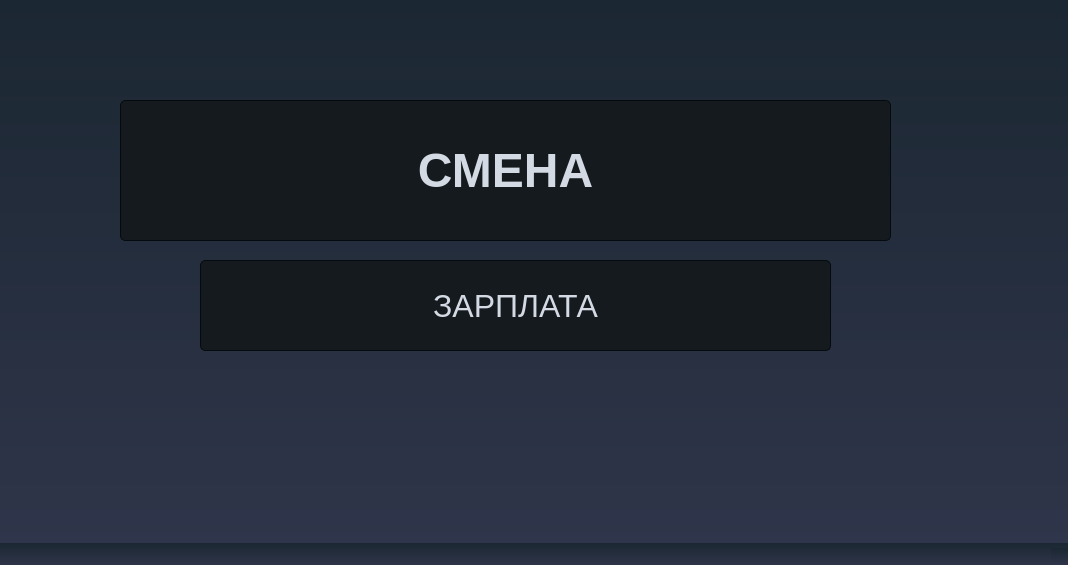
<?xml version="1.0" encoding="UTF-8"?>
<ui version="4.0">
 <class>WorkWindow</class>
 <widget class="QMainWindow" name="WorkWindow">
  <property name="geometry">
   <rect>
    <x>0</x>
    <y>0</y>
    <width>1068</width>
    <height>565</height>
   </rect>
  </property>
  <property name="windowTitle">
   <string>MainWindow</string>
  </property>
  <property name="styleSheet">
   <string notr="true">
/*-----QWidget-----*/
QWidget
{
	background-color: qlineargradient(spread:repeat, x1:1, y1:0, x2:1, y2:1, stop:0 rgba(27, 39, 50, 255),stop:1 rgba(47, 53, 74, 255));
	color: #000000;

}


/*-----QLabel-----*/
QLabel
{
	background-color: transparent;
	color: #c2c7d5;
	font-size: 78px;

}


/*-----QPushButton-----*/
QToolButton {
	border-style: solid;
	border-top-color: qlineargradient(spread:pad, x1:0.5, y1:1, x2:0.5, y2:0, stop:0 rgb(215, 215, 215), stop:1 rgb(222, 222, 222));
	border-right-color: qlineargradient(spread:pad, x1:0, y1:0.5, x2:1, y2:0.5, stop:0 rgb(217, 217, 217), stop:1 rgb(227, 227, 227));
	border-left-color: qlineargradient(spread:pad, x1:0, y1:0.5, x2:1, y2:0.5, stop:0 rgb(227, 227, 227), stop:1 rgb(217, 217, 217));
	border-bottom-color: qlineargradient(spread:pad, x1:0.5, y1:1, x2:0.5, y2:0, stop:0 rgb(215, 215, 215), stop:1 rgb(222, 222, 222));
	border-width: 1px;
	border-radius: 5px;
	color: #d3dae3;
	padding: 2px;
	background-color: rgb(255,255,255);
}
QToolButton:hover{
	border-style: solid;
	border-top-color: qlineargradient(spread:pad, x1:0.5, y1:1, x2:0.5, y2:0, stop:0 rgb(195, 195, 195), stop:1 rgb(222, 222, 222));
	border-right-color: qlineargradient(spread:pad, x1:0, y1:0.5, x2:1, y2:0.5, stop:0 rgb(197, 197, 197), stop:1 rgb(227, 227, 227));
	border-left-color: qlineargradient(spread:pad, x1:0, y1:0.5, x2:1, y2:0.5, stop:0 rgb(227, 227, 227), stop:1 rgb(197, 197, 197));
	border-bottom-color: qlineargradient(spread:pad, x1:0.5, y1:1, x2:0.5, y2:0, stop:0 rgb(195, 195, 195), stop:1 rgb(222, 222, 222));
	border-width: 1px;
	border-radius: 5px;
	color: rgb(0,0,0);
	padding: 2px;
	background-color: rgb(255,255,255);
}
QToolButton:pressed{
	border-style: solid;
	border-top-color: qlineargradient(spread:pad, x1:0.5, y1:1, x2:0.5, y2:0, stop:0 rgb(215, 215, 215), stop:1 rgb(222, 222, 222));
	border-right-color: qlineargradient(spread:pad, x1:0, y1:0.5, x2:1, y2:0.5, stop:0 rgb(217, 217, 217), stop:1 rgb(227, 227, 227));
	border-left-color: qlineargradient(spread:pad, x1:0, y1:0.5, x2:1, y2:0.5, stop:0 rgb(227, 227, 227), stop:1 rgb(217, 217, 217));
	border-bottom-color: qlineargradient(spread:pad, x1:0.5, y1:1, x2:0.5, y2:0, stop:0 rgb(215, 215, 215), stop:1 rgb(222, 222, 222));
	border-width: 1px;
	border-radius: 5px;
	color: rgb(0,0,0);
	padding: 2px;
	background-color: rgb(142,142,142);
}
QPushButton{
	border-style: solid;
	border-color: #050a0e;
	border-width: 1px;
	border-radius: 5px;
	color: #d3dae3;
	padding: 2px;
	background-color: #151a1e;
}
QPushButton::default{
	border-style: solid;
	border-color: #050a0e;
	border-width: 1px;
	border-radius: 5px;
	color: #FFFFFF;
	padding: 2px;
	background-color: #151a1e;;
}
QPushButton:hover{
	border-style: solid;
	border-color: #050a0e;
	border-width: 1px;
	border-radius: 5px;
	color: #d3dae3;
	padding: 2px;
	background-color: #1c1f1f;
}
QPushButton:pressed{
	border-style: solid;
	border-color: #050a0e;
	border-width: 1px;
	border-radius: 5px;
	color: #d3dae3;
	padding: 2px;
	background-color: #2c2f2f;
}
QPushButton:disabled{
	border-style: solid;
	border-top-color: qlineargradient(spread:pad, x1:0.5, y1:1, x2:0.5, y2:0, stop:0 rgb(215, 215, 215), stop:1 rgb(222, 222, 222));
	border-right-color: qlineargradient(spread:pad, x1:0, y1:0.5, x2:1, y2:0.5, stop:0 rgb(217, 217, 217), stop:1 rgb(227, 227, 227));
	border-left-color: qlineargradient(spread:pad, x1:0, y1:0.5, x2:1, y2:0.5, stop:0 rgb(227, 227, 227), stop:1 rgb(217, 217, 217));
	border-bottom-color: qlineargradient(spread:pad, x1:0.5, y1:1, x2:0.5, y2:0, stop:0 rgb(215, 215, 215), stop:1 rgb(222, 222, 222));
	border-width: 1px;
	border-radius: 5px;
	color: #808086;
	padding: 2px;
	background-color: rgb(142,142,142);
}


/*-----QCheckBox-----*/
QCheckBox
{
	background-color: transparent;
	color: #fff;
	font-size: 10px;
	font-weight: bold;
	border: none;
	border-radius: 5px;

}


/*-----QCheckBox-----*/
QCheckBox::indicator
{
    color: #b1b1b1;
    background-color: #323232;
    border: 1px solid darkgray;
    width: 12px;
    height: 12px;

}


QCheckBox::indicator:checked
{
    image:url(&quot;./ressources/check.png&quot;);
	background-color: qlineargradient(spread:pad, x1:0, y1:0.511, x2:1, y2:0.511, stop:0 rgba(0, 172, 149, 255),stop:0.995192 rgba(54, 197, 177, 255));;
    border: 1px solid #607cff;

}


QCheckBox::indicator:unchecked:hover
{
    border: 1px solid #08b099;

}


QCheckBox::disabled
{
	color: #656565;

}


QCheckBox::indicator:disabled
{
	background-color: #656565;
	color: #656565;
    border: 1px solid #656565;

}


/*-----QLineEdit-----*/
QLineEdit
{
	background-color: #c2c7d5;
	color: #000;
	font-weight: bold;
	border: none;
	border-radius: 2px;
	padding: 3px;

}


/*-----QListView-----*/
QListView
{
	background-color: qlineargradient(spread:pad, x1:1, y1:0, x2:1, y2:1, stop:0 rgba(50, 61, 80, 255),stop:1 rgba(44, 49, 69, 255));
	color: #fff;
	font-size: 12px;
	font-weight: bold;
	border: 1px solid #191919;
	show-decoration-selected: 0;

}


QListView::item
{
	color: #31cecb;
	background-color: #454e5e;
	border: none;
	padding: 5px;
	border-radius: 0px;
	padding-left : 10px;
	height: 42px;

}

QListView::item:selected
{
	color: #31cecb;
	background-color: #454e5e;

}


QListView::item:!selected
{
	color:white;
	background-color: transparent;
	border: none;
	padding-left : 10px;

}


QListView::item:!selected:hover
{
	color: #bbbcba;
	background-color: #454e5e;
	border: none;
	padding-left : 10px;

}


/*-----QTreeView-----*/
QTreeView 
{
	background-color: #232939;
	show-decoration-selected: 0;
	color: #c2c8d7;

}


QTreeView::item 
{
	border-top-color: transparent;
	border-bottom-color: transparent;

}


QTreeView::item:hover 
{
	background-color: #606060;
	color: #fff;

}


QTreeView::item:selected 
{
	background-color: #0ab19a;
	color: #fff;

}


QTreeView::item:selected:active
{
	background-color: #0ab19a;
	color: #fff;

}


QTreeView::branch:has-children:!has-siblings:closed,
QTreeView::branch:closed:has-children:has-siblings 
{
	image: url(://tree-closed.png);

}

QTreeView::branch:open:has-children:!has-siblings,
QTreeView::branch:open:has-children:has-siblings  
{
	image: url(://tree-open.png);

}


/*-----QTableView &amp; QTableWidget-----*/
QTableView
{
    background-color: #232939;
	border: 1px solid gray;
    color: #f0f0f0;
    gridline-color: #232939;
    outline : 0;

}


QTableView::disabled
{
    background-color: #242526;
    border: 1px solid #32414B;
    color: #656565;
    gridline-color: #656565;
    outline : 0;

}


QTableView::item:hover 
{
    background-color: #606060;
    color: #f0f0f0;

}


QTableView::item:selected 
{
	background-color: #0ab19a;
    color: #F0F0F0;

}


QTableView::item:selected:disabled
{
    background-color: #1a1b1c;
    border: 2px solid #525251;
    color: #656565;

}


QTableCornerButton::section
{
	background-color: #343a49;
    color: #fff;

}


QHeaderView::section
{
	color: #fff;
	border-top: 0px;
	border-bottom: 1px solid gray;
	border-right: 1px solid gray;
	background-color: #343a49;
    margin-top:1px;
	margin-bottom:1px;
	padding: 5px;

}


QHeaderView::section:disabled
{
    background-color: #525251;
    color: #656565;

}


QHeaderView::section:checked
{
    color: #fff;
    background-color: #0ab19a;

}


QHeaderView::section:checked:disabled
{
    color: #656565;
    background-color: #525251;

}


QHeaderView::section::vertical::first,
QHeaderView::section::vertical::only-one
{
    border-top: 1px solid #353635;

}


QHeaderView::section::vertical
{
    border-top: 1px solid #353635;

}


QHeaderView::section::horizontal::first,
QHeaderView::section::horizontal::only-one
{
    border-left: 1px solid #353635;

}


QHeaderView::section::horizontal
{
    border-left: 1px solid #353635;

}


/*-----QScrollBar-----*/
QScrollBar:horizontal 
{
    background-color: transparent;
    height: 8px;
    margin: 0px;
    padding: 0px;

}


QScrollBar::handle:horizontal 
{
    border: none;
	min-width: 100px;
    background-color: #56576c;

}


QScrollBar::add-line:horizontal, 
QScrollBar::sub-line:horizontal,
QScrollBar::add-page:horizontal, 
QScrollBar::sub-page:horizontal 
{
    width: 0px;
    background-color: transparent;

}


QScrollBar:vertical 
{
    background-color: transparent;
    width: 8px;
    margin: 0;

}


QScrollBar::handle:vertical 
{
    border: none;
	min-height: 100px;
    background-color: #56576c;

}


QScrollBar::add-line:vertical, 
QScrollBar::sub-line:vertical,
QScrollBar::add-page:vertical, 
QScrollBar::sub-page:vertical 
{
    height: 0px;
    background-color: transparent;

}
</string>
  </property>
  <widget class="QWidget" name="centralwidget">
   <widget class="QPushButton" name="shift_button">
    <property name="geometry">
     <rect>
      <x>120</x>
      <y>100</y>
      <width>771</width>
      <height>141</height>
     </rect>
    </property>
    <property name="font">
     <font>
      <pointsize>36</pointsize>
      <weight>75</weight>
      <bold>true</bold>
     </font>
    </property>
    <property name="text">
     <string>СМЕНА</string>
    </property>
   </widget>
   <widget class="QPushButton" name="salary_button">
    <property name="geometry">
     <rect>
      <x>200</x>
      <y>260</y>
      <width>631</width>
      <height>91</height>
     </rect>
    </property>
    <property name="font">
     <font>
      <pointsize>24</pointsize>
     </font>
    </property>
    <property name="text">
     <string>ЗАРПЛАТА</string>
    </property>
   </widget>
  </widget>
  <widget class="QMenuBar" name="menubar">
   <property name="geometry">
    <rect>
     <x>0</x>
     <y>0</y>
     <width>1068</width>
     <height>21</height>
    </rect>
   </property>
  </widget>
  <widget class="QStatusBar" name="statusbar"/>
 </widget>
 <resources/>
 <connections/>
</ui>
